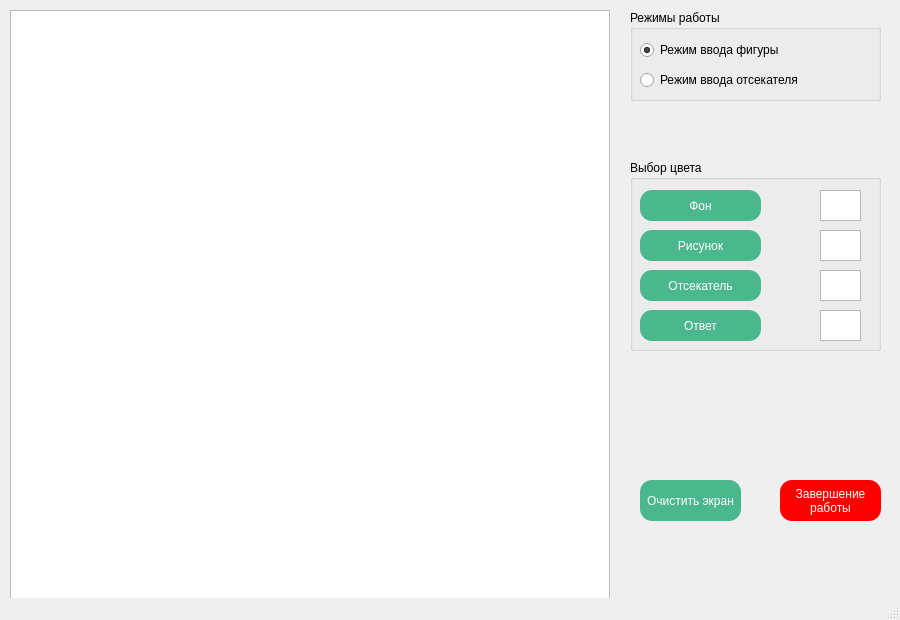
<?xml version="1.0" encoding="UTF-8"?>
<ui version="4.0">
 <class>MainWindow</class>
 <widget class="QMainWindow" name="MainWindow">
  <property name="geometry">
   <rect>
    <x>0</x>
    <y>0</y>
    <width>900</width>
    <height>620</height>
   </rect>
  </property>
  <property name="windowTitle">
   <string>MainWindow</string>
  </property>
  <widget class="QWidget" name="centralwidget">
   <widget class="QGraphicsView" name="graphicsView">
    <property name="geometry">
     <rect>
      <x>10</x>
      <y>10</y>
      <width>600</width>
      <height>600</height>
     </rect>
    </property>
   </widget>
   <widget class="QGroupBox" name="workModesGroupBox">
    <property name="geometry">
     <rect>
      <x>630</x>
      <y>10</y>
      <width>251</width>
      <height>91</height>
     </rect>
    </property>
    <property name="title">
     <string>Режимы работы</string>
    </property>
    <widget class="QRadioButton" name="inputFigureRadio">
     <property name="geometry">
      <rect>
       <x>10</x>
       <y>30</y>
       <width>211</width>
       <height>20</height>
      </rect>
     </property>
     <property name="text">
      <string>Режим ввода фигуры</string>
     </property>
     <property name="checked">
      <bool>true</bool>
     </property>
    </widget>
    <widget class="QRadioButton" name="inputCutterRadio">
     <property name="geometry">
      <rect>
       <x>10</x>
       <y>60</y>
       <width>211</width>
       <height>20</height>
      </rect>
     </property>
     <property name="text">
      <string>Режим ввода отсекателя</string>
     </property>
    </widget>
   </widget>
   <widget class="QGroupBox" name="chooseColorsGroupBox">
    <property name="geometry">
     <rect>
      <x>630</x>
      <y>160</y>
      <width>251</width>
      <height>191</height>
     </rect>
    </property>
    <property name="title">
     <string>Выбор цвета</string>
    </property>
    <widget class="QPushButton" name="backColorButton">
     <property name="geometry">
      <rect>
       <x>10</x>
       <y>30</y>
       <width>121</width>
       <height>31</height>
      </rect>
     </property>
     <property name="styleSheet">
      <string notr="true">border-radius: 12px;
color: white;
background-color: rgb( 75, 183, 141 );

</string>
     </property>
     <property name="text">
      <string>Фон</string>
     </property>
    </widget>
    <widget class="QPushButton" name="drawColorButton">
     <property name="geometry">
      <rect>
       <x>10</x>
       <y>70</y>
       <width>121</width>
       <height>31</height>
      </rect>
     </property>
     <property name="styleSheet">
      <string notr="true">border-radius: 12px;
color: white;
background-color: rgb( 75, 183, 141 );

</string>
     </property>
     <property name="text">
      <string>Рисунок</string>
     </property>
    </widget>
    <widget class="QPushButton" name="cutterColorButton">
     <property name="geometry">
      <rect>
       <x>10</x>
       <y>110</y>
       <width>121</width>
       <height>31</height>
      </rect>
     </property>
     <property name="styleSheet">
      <string notr="true">border-radius: 12px;
color: white;
background-color: rgb( 75, 183, 141 );

</string>
     </property>
     <property name="text">
      <string>Отсекатель</string>
     </property>
    </widget>
    <widget class="QPushButton" name="answerColorButton">
     <property name="geometry">
      <rect>
       <x>10</x>
       <y>150</y>
       <width>121</width>
       <height>31</height>
      </rect>
     </property>
     <property name="styleSheet">
      <string notr="true">border-radius: 12px;
color: white;
background-color: rgb( 75, 183, 141 );

</string>
     </property>
     <property name="text">
      <string>Ответ</string>
     </property>
    </widget>
    <widget class="QGraphicsView" name="backColorView">
     <property name="geometry">
      <rect>
       <x>190</x>
       <y>30</y>
       <width>41</width>
       <height>31</height>
      </rect>
     </property>
    </widget>
    <widget class="QGraphicsView" name="drawColorView">
     <property name="geometry">
      <rect>
       <x>190</x>
       <y>70</y>
       <width>41</width>
       <height>31</height>
      </rect>
     </property>
    </widget>
    <widget class="QGraphicsView" name="cutterColorView">
     <property name="geometry">
      <rect>
       <x>190</x>
       <y>110</y>
       <width>41</width>
       <height>31</height>
      </rect>
     </property>
    </widget>
    <widget class="QGraphicsView" name="answerColorView">
     <property name="geometry">
      <rect>
       <x>190</x>
       <y>150</y>
       <width>41</width>
       <height>31</height>
      </rect>
     </property>
    </widget>
   </widget>
   <widget class="QPushButton" name="clearSceneButton">
    <property name="geometry">
     <rect>
      <x>640</x>
      <y>480</y>
      <width>101</width>
      <height>41</height>
     </rect>
    </property>
    <property name="styleSheet">
     <string notr="true">border-radius: 12px;
color: white;
background-color: rgb( 75, 183, 141 );

</string>
    </property>
    <property name="text">
     <string>Очистить экран</string>
    </property>
   </widget>
   <widget class="QPushButton" name="endWorkButton">
    <property name="geometry">
     <rect>
      <x>780</x>
      <y>480</y>
      <width>101</width>
      <height>41</height>
     </rect>
    </property>
    <property name="styleSheet">
     <string notr="true">border-radius: 12px;
color: white;
background-color: rgb( 255, 0, 0 );

</string>
    </property>
    <property name="text">
     <string>Завершение
работы</string>
    </property>
   </widget>
  </widget>
  <widget class="QMenuBar" name="menubar">
   <property name="geometry">
    <rect>
     <x>0</x>
     <y>0</y>
     <width>900</width>
     <height>26</height>
    </rect>
   </property>
  </widget>
  <widget class="QStatusBar" name="statusbar"/>
 </widget>
 <resources/>
 <connections>
  <connection>
   <sender>endWorkButton</sender>
   <signal>clicked()</signal>
   <receiver>MainWindow</receiver>
   <slot>close()</slot>
   <hints>
    <hint type="sourcelabel">
     <x>852</x>
     <y>531</y>
    </hint>
    <hint type="destinationlabel">
     <x>850</x>
     <y>461</y>
    </hint>
   </hints>
  </connection>
 </connections>
</ui>
